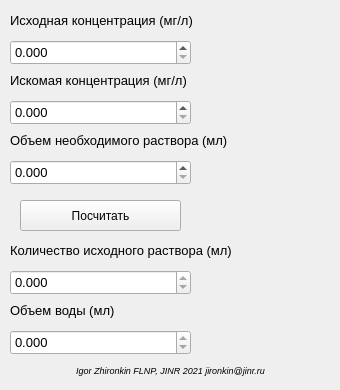
<?xml version="1.0" encoding="UTF-8"?>
<ui version="4.0">
 <class>MainWindow</class>
 <widget class="QMainWindow" name="MainWindow">
  <property name="geometry">
   <rect>
    <x>0</x>
    <y>0</y>
    <width>340</width>
    <height>390</height>
   </rect>
  </property>
  <property name="font">
   <font>
    <family>Segoe UI</family>
   </font>
  </property>
  <property name="windowTitle">
   <string>Разбавлялка</string>
  </property>
  <widget class="QWidget" name="centralwidget">
   <widget class="QLabel" name="label">
    <property name="geometry">
     <rect>
      <x>10</x>
      <y>10</y>
      <width>381</width>
      <height>21</height>
     </rect>
    </property>
    <property name="font">
     <font>
      <family>Segoe UI</family>
      <pointsize>10</pointsize>
     </font>
    </property>
    <property name="text">
     <string>Исходная концентрация (мг/л)</string>
    </property>
   </widget>
   <widget class="QDoubleSpinBox" name="inputConcentration">
    <property name="geometry">
     <rect>
      <x>10</x>
      <y>40</y>
      <width>181</width>
      <height>25</height>
     </rect>
    </property>
    <property name="font">
     <font>
      <family>Segoe UI</family>
      <pointsize>10</pointsize>
     </font>
    </property>
    <property name="decimals">
     <number>3</number>
    </property>
    <property name="maximum">
     <double>9999.989999999999782</double>
    </property>
   </widget>
   <widget class="QLabel" name="label_2">
    <property name="geometry">
     <rect>
      <x>10</x>
      <y>130</y>
      <width>381</width>
      <height>21</height>
     </rect>
    </property>
    <property name="font">
     <font>
      <family>Segoe UI</family>
      <pointsize>10</pointsize>
     </font>
    </property>
    <property name="text">
     <string>Объем необходимого раствора (мл)</string>
    </property>
   </widget>
   <widget class="QDoubleSpinBox" name="neededConcentration">
    <property name="geometry">
     <rect>
      <x>10</x>
      <y>100</y>
      <width>181</width>
      <height>25</height>
     </rect>
    </property>
    <property name="font">
     <font>
      <family>Segoe UI</family>
      <pointsize>10</pointsize>
     </font>
    </property>
    <property name="decimals">
     <number>3</number>
    </property>
    <property name="maximum">
     <double>9999.989999999999782</double>
    </property>
   </widget>
   <widget class="QLabel" name="label_3">
    <property name="geometry">
     <rect>
      <x>10</x>
      <y>70</y>
      <width>381</width>
      <height>21</height>
     </rect>
    </property>
    <property name="font">
     <font>
      <family>Segoe UI</family>
      <pointsize>10</pointsize>
     </font>
    </property>
    <property name="text">
     <string>Искомая концентрация (мг/л)</string>
    </property>
   </widget>
   <widget class="QDoubleSpinBox" name="neededSolution">
    <property name="geometry">
     <rect>
      <x>10</x>
      <y>160</y>
      <width>181</width>
      <height>25</height>
     </rect>
    </property>
    <property name="font">
     <font>
      <family>Segoe UI</family>
      <pointsize>10</pointsize>
     </font>
    </property>
    <property name="decimals">
     <number>3</number>
    </property>
    <property name="maximum">
     <double>9999.989999999999782</double>
    </property>
   </widget>
   <widget class="QPushButton" name="calculateButton">
    <property name="geometry">
     <rect>
      <x>20</x>
      <y>200</y>
      <width>161</width>
      <height>31</height>
     </rect>
    </property>
    <property name="focusPolicy">
     <enum>Qt::NoFocus</enum>
    </property>
    <property name="text">
     <string>Посчитать</string>
    </property>
   </widget>
   <widget class="QLabel" name="label_4">
    <property name="geometry">
     <rect>
      <x>10</x>
      <y>240</y>
      <width>381</width>
      <height>21</height>
     </rect>
    </property>
    <property name="font">
     <font>
      <family>Segoe UI</family>
      <pointsize>10</pointsize>
     </font>
    </property>
    <property name="text">
     <string>Количество исходного раствора (мл)</string>
    </property>
   </widget>
   <widget class="QDoubleSpinBox" name="solutionToGet">
    <property name="geometry">
     <rect>
      <x>10</x>
      <y>270</y>
      <width>181</width>
      <height>25</height>
     </rect>
    </property>
    <property name="font">
     <font>
      <family>Segoe UI</family>
      <pointsize>10</pointsize>
     </font>
    </property>
    <property name="focusPolicy">
     <enum>Qt::NoFocus</enum>
    </property>
    <property name="readOnly">
     <bool>true</bool>
    </property>
    <property name="decimals">
     <number>3</number>
    </property>
    <property name="maximum">
     <double>99999.990000000005239</double>
    </property>
   </widget>
   <widget class="QLabel" name="label_5">
    <property name="geometry">
     <rect>
      <x>10</x>
      <y>300</y>
      <width>381</width>
      <height>21</height>
     </rect>
    </property>
    <property name="font">
     <font>
      <family>Segoe UI</family>
      <pointsize>10</pointsize>
     </font>
    </property>
    <property name="text">
     <string>Объем воды (мл)</string>
    </property>
   </widget>
   <widget class="QDoubleSpinBox" name="waterToGet">
    <property name="geometry">
     <rect>
      <x>10</x>
      <y>330</y>
      <width>181</width>
      <height>25</height>
     </rect>
    </property>
    <property name="font">
     <font>
      <family>Segoe UI</family>
      <pointsize>10</pointsize>
     </font>
    </property>
    <property name="focusPolicy">
     <enum>Qt::NoFocus</enum>
    </property>
    <property name="readOnly">
     <bool>true</bool>
    </property>
    <property name="decimals">
     <number>3</number>
    </property>
    <property name="maximum">
     <double>99999.990000000005239</double>
    </property>
   </widget>
   <widget class="QLabel" name="label_6">
    <property name="geometry">
     <rect>
      <x>10</x>
      <y>360</y>
      <width>321</width>
      <height>21</height>
     </rect>
    </property>
    <property name="font">
     <font>
      <family>Segoe UI</family>
      <pointsize>7</pointsize>
      <italic>true</italic>
     </font>
    </property>
    <property name="text">
     <string>Igor Zhironkin FLNP, JINR 2021 jironkin@jinr.ru</string>
    </property>
    <property name="alignment">
     <set>Qt::AlignCenter</set>
    </property>
   </widget>
  </widget>
 </widget>
 <resources/>
 <connections/>
</ui>
